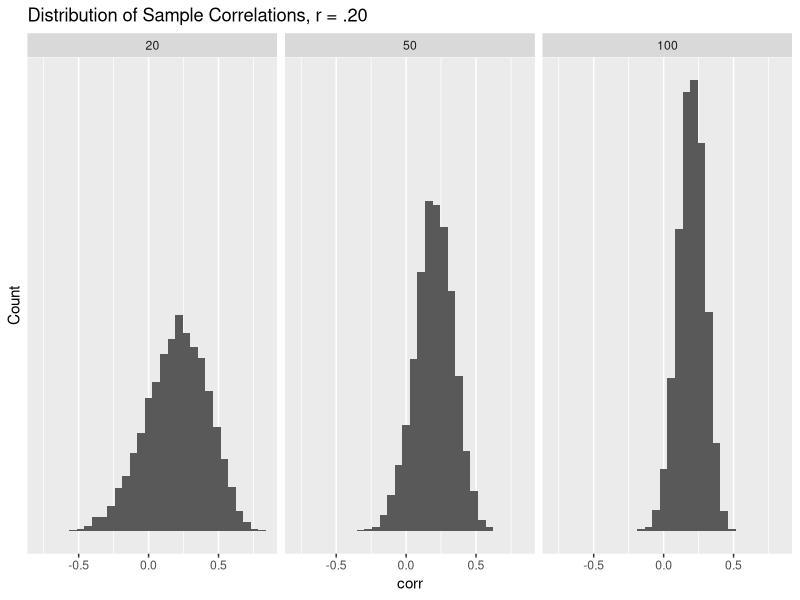
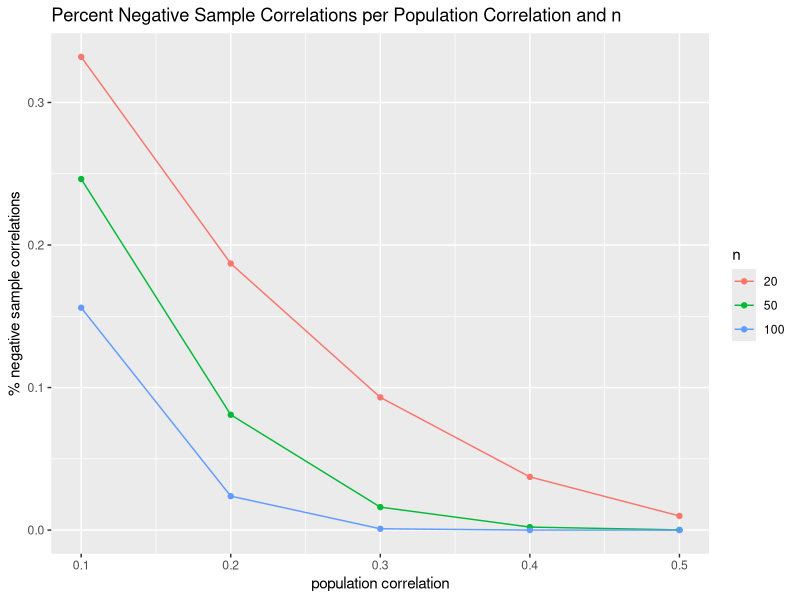

R code for these plots, in order:
## ---- chunk 1
if (!require("ggplot2")) install.packages("ggplot2")
library(ggplot2)
if (!require("MASS")) install.packages("MASS")
library(MASS)
if (!require("tidyverse")) install.packages("tidyverse")
library(tidyverse)
## ---- chunk 2
set.seed(123)
## ---- chunk 3
final_simulate_individual_x_y <- function(r,n) {
 mean_x_y <- c(0, 0)
 cov_matrix <- matrix(c(1, r, 
                         r, 1), ncol = 2)
 x_y_data_matrix <- mvrnorm(n = n, mu = mean_x_y, Sigma = cov_matrix, empirical = FALSE)
 colnames(x_y_data_matrix) <- c("x", "y")
 x_y_data <- as.data.frame(x_y_data_matrix)
 df_name <- paste0("individual_x_y_", r, "_", n)
 assign(df_name, x_y_data, envir = .GlobalEnv) 
 calculated_corr <- cor(x_y_data$x, x_y_data$y)
 return(calculated_corr)
} 
## ---- chunk 4
simulate_repeated_x_y <- function(r, n) {
  correlations <- replicate(10000, final_simulate_individual_x_y (r, n))
  correlation_results <- data.frame(id = 1:100, corr = correlations, pop_r = r, n = n)
  df_name <- paste0("simulated_r_from_xy", r, "_", n)
  assign(df_name, correlation_results, envir = .GlobalEnv) 
}

## ---- chunk 5
simulate_repeated_x_y(.10, 20)
simulate_repeated_x_y(.10, 50)
simulate_repeated_x_y(.10, 100)
simulate_repeated_x_y(.20, 20)
simulate_repeated_x_y(.20, 50)
simulate_repeated_x_y(.20, 100)
simulate_repeated_x_y(.30, 20)
simulate_repeated_x_y(.30, 50)
simulate_repeated_x_y(.30, 100)
simulate_repeated_x_y(.40, 20)
simulate_repeated_x_y(.40, 50)
simulate_repeated_x_y(.40, 100)
simulate_repeated_x_y(.50, 20)
simulate_repeated_x_y(.50, 50)
simulate_repeated_x_y(.50, 100)

## ---- chunk 6
simulated_data_final_xy <- bind_rows(simulated_r_from_xy0.1_20, simulated_r_from_xy0.1_50, simulated_r_from_xy0.1_100, simulated_r_from_xy0.2_20, simulated_r_from_xy0.2_50, simulated_r_from_xy0.2_100, simulated_r_from_xy0.3_20, simulated_r_from_xy0.3_50, simulated_r_from_xy0.3_100, simulated_r_from_xy0.4_20, simulated_r_from_xy0.4_50, simulated_r_from_xy0.4_100, simulated_r_from_xy0.5_20, simulated_r_from_xy0.5_50, simulated_r_from_xy0.5_100)

## ---- chunk 7
simulated_data_final_xy <- simulated_data_final_xy %>%
  mutate (neg_corr_xy = case_when (
    corr < 0 ~ 1, 
    corr >= 0 ~ 0 ))
perc_neg_corr_final_xy <- simulated_data_final_xy %>%
   group_by(pop_r, n) %>%
  summarize(perc_neg_xy = mean(neg_corr_xy))
  
## ---- chunk 8
simulated_data_final_xy_.20 <- bind_rows(simulated_r_from_xy0.2_20, simulated_r_from_xy0.2_50, simulated_r_from_xy0.2_100)
## ---- chunk 9
ggplot(data = simulated_data_final_xy_.20, mapping = aes(x = corr)) +
  geom_histogram() + 
  facet_grid (~ n) +
  labs(title = "Distribution of Sample Correlations, r = .20") +
  scale_y_continuous(name = "Count", breaks = NULL)
## ---- chunk 10
ggplot(data = perc_neg_corr_final_xy, mapping = aes(x = pop_r, y = perc_neg_xy, group = n, color = factor(n))) +
  geom_point() +
  geom_line() +
  labs(title = "Percent Negative Sample Correlations per Population Correlation and n",
       x = "population correlation", y = "% negative sample correlations", color = "n")
